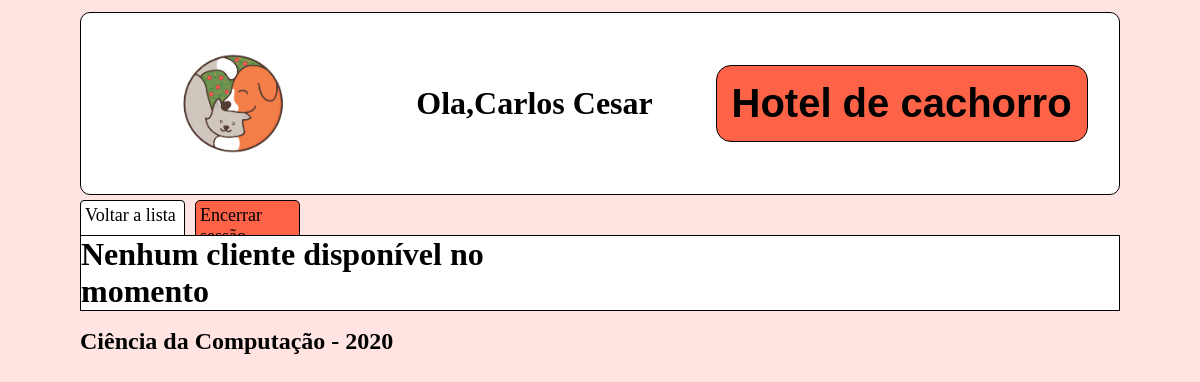
/rel_cliente (signed in), run on an earlier commit of the app's database.
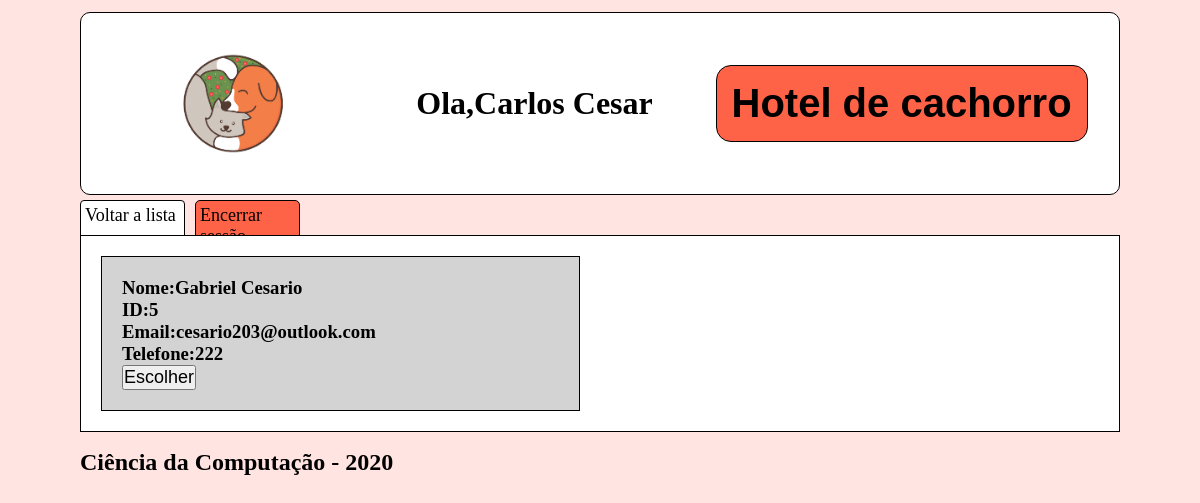
And on a later commit of the database.
### cliente/models.py (models this page shows, shortened)
class Pessoa(models.Model):
    _CPF = models.CharField(max_length=16, blank=False,null=False, default=0)
    _nome = models.CharField("Nome",max_length=100,blank=False,null=False)
    _email = models.EmailField("E-Mail",max_length=200,blank=True, null=False, unique=True)
    _tel = models.CharField("Telefone",max_length=20,blank=True,null=True)
    user = models.OneToOneField(User, verbose_name="Usuario",on_delete=models.CASCADE, null=True)
    class Meta:
        abstract = True
    @property
    def nome(self):
        return self._nome
    @property
    def CPF(self):
        return self._CPF
    @property
    def email(self):
        return self._email
    @property
    def tel(self):
        return self._tel

class Monitor(Pessoa):
    administrador = models.ForeignKey(Administrador, verbose_name="Administradores",on_delete=models.CASCADE, null=True,blank=True)
    _CTPS = models.CharField(max_length=25,blank=True,null=True)
    class Meta:
        verbose_name = 'monitor'
        verbose_name_plural = 'monitores'
    @property
    def CTPS(self):
        return self._CTPS

class Cliente(Pessoa):
    monitor_escolhido = models.ForeignKey(Monitor, verbose_name="Monitor responsável", on_delete=models.CASCADE, null=True,blank=True)
    class Meta:
        verbose_name = 'cliente'
        verbose_name_plural = 'clientes'

### cliente/views.py (the view)
# urls.py: path('rel_cliente', views.rel_cliente),
@login_required(login_url='/login/')
def rel_cliente(request):
    monitor = Monitor.objects.get(user = request.user)
    cliente = Cliente.objects.filter(monitor_escolhido__isnull=True)
    return render(request, 'rel-cliente.html',{'cliente':cliente,'monitor':monitor})

### cliente/templates/rel-cliente.html (shortened to what this page needs)
{%load static%}
<!DOCTYPE html>
<html lang="en">
<head>
</head>
<body>
    <div class="header">
            <img class="logo" src="{% static 'logo.png' %}" alt="My image">
            <h1 class="user">Ola,{{monitor.nome}}</h1>
            <h1 class="title">Hotel de cachorro</h1>
    </div>
    <div class="nav">
            <ul class="nav-1">
                <li class='cadastro'><a href="/monitor/">Voltar a lista</a></li>
                <li class='logout'><a href="/logout/">Encerrar sessão</a></li>
            </ul>
    </div>
    <div class="conteudo">
        {%if cliente%}
            {%for x in cliente %}
            <div class="pet">
                <h3>Nome:{{x.nome}}</h3>
                <h3>ID:{{x.id}}</h3>
                <h3>Email:{{x.email}}</h3>
                <h3>Telefone:{{x.tel}}</h3>
                <button><a href='/rel_cliente/{{x.id}}'>Escolher</a></button>
            </div>
            {%endfor%}
        {%else%}
            <h1>Nenhum cliente disponível no momento</h1>
        {%endif%}
       </div>
    <div class="footer">
        <footer>
            <h2>Ciência da Computação - 2020</h2>
        </footer>
    </div>
</body>
</html>

### cliente/templates/rel-cliente.html (style rules this page uses)
* { padding:0; margin:0; }
body { display: grid; background-color:mistyrose; min-width: 100vh; grid-template-columns: 1fr; grid-template-rows: 200px 30px 1fr 100px; grid-template-areas: 'cabecalho' 'navegacao' 'conteudo' 'rodape'; }
.header { display:flex; margin:12px 80px 5px 80px; grid-area: cabecalho; background-color:white; align-items:center; border:solid 1px black; border-radius: 10px; justify-content: space-around; }
.logo { height: 100%; }
.title { font-size:40px; font-family: Arial, "Helvetica Neue", Helvetica, sans-serif; border:solid 1px black; background-color:tomato; padding:15px; border-radius:15px; }
.nav { grid-area:navegacao; margin:0px 900px 5px 80px; }
.nav-1 { display: grid; list-style: none; grid-template-columns: 1fr 1fr; grid-gap: 10px; grid-template-areas: 'botao-1 botao-2'; }
.nav-1 .cadastro { grid-area:botao-1; padding:4px; background-color:white; border:solid 1px black; border-radius: 4px; }
.nav-1 .logout { grid-area:botao-2; padding:4px; border:solid 1px black; background-color:tomato; border-radius: 5px; }
a { text-decoration: none; font-size: 18px; color:black; }
.conteudo { grid-area:conteudo; margin:5px 80px 5px 80px; background-color:white; display: grid; grid-template-columns: repeat(2,1fr); border:solid 1px black; }
.pet { margin:20px; border:solid 1px black; padding:20px; background-color:lightgray; }
.footer { grid-area:rodape; margin:12px 80px 5px 80px; }

What changed in the data, as far as the page shows it:
added Cliente: nome "Gabriel Cesario", id "5", email "cesario203@outlook.com", tel "222"
Also different on the page:
text no longer shown: "Nenhum cliente disponível no momento"
